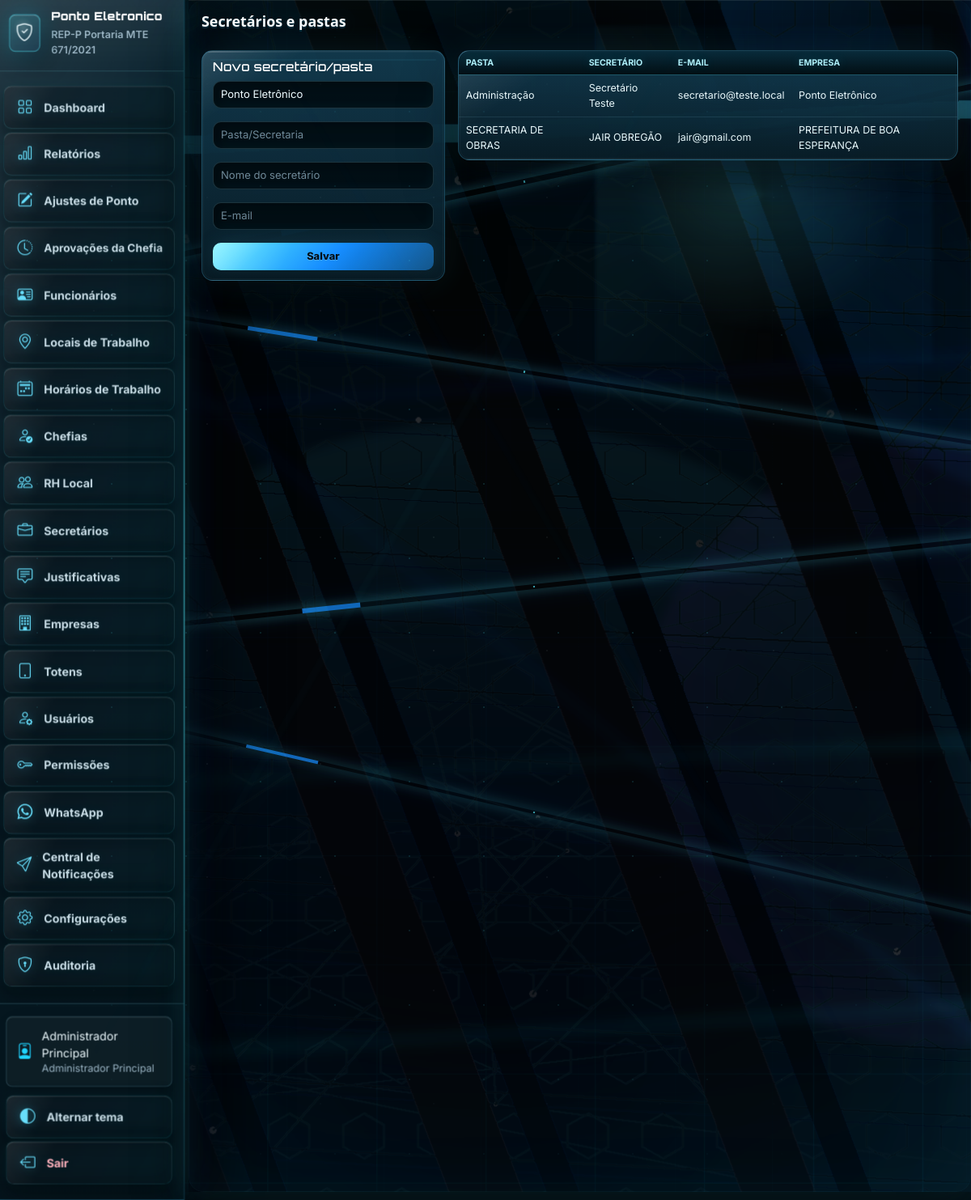
Page /secretarios (signed in) on the committed database.
### tables this page shows
CREATE TABLE usuarios (
            id INTEGER PRIMARY KEY AUTOINCREMENT,
            nome TEXT NOT NULL,
            login TEXT UNIQUE NOT NULL,
            senha TEXT NOT NULL,
            perfil TEXT NOT NULL
        , funcionario_id INTEGER, ativo INTEGER NOT NULL DEFAULT 1, rh_local_id INTEGER, chefia_id INTEGER, secretario_id INTEGER, cpf TEXT, email TEXT, telefone TEXT, secretaria_departamento TEXT);

CREATE TABLE secretarios_pastas (
            id INTEGER PRIMARY KEY AUTOINCREMENT,
            empresa_id INTEGER NOT NULL,
            pasta TEXT NOT NULL,
            nome TEXT NOT NULL,
            email TEXT,
            ativo INTEGER NOT NULL DEFAULT 1,
            FOREIGN KEY (empresa_id) REFERENCES empresas(id)
        );

CREATE TABLE empresas (
            id INTEGER PRIMARY KEY AUTOINCREMENT,
            razao_social TEXT NOT NULL,
            nome_fantasia TEXT,
            cnpj TEXT UNIQUE NOT NULL,
            ativa INTEGER NOT NULL DEFAULT 1,
            criado_em TEXT NOT NULL
        );

### app.py (the view, shortened to what this page needs)
@app.route("/secretarios", methods=["GET", "POST"])
@login_required
@perfil_required("Administrador Principal")
def secretarios():
    empresas_rows = query("SELECT * FROM empresas WHERE ativa = 1 ORDER BY razao_social")
    rows = query("""SELECT sp.*, e.nome_fantasia empresa FROM secretarios_pastas sp
                    JOIN empresas e ON e.id = sp.empresa_id ORDER BY sp.pasta, sp.nome""")
    return page_template('pages/secretarios.html', title="Secretários", rows=rows, empresas_rows=empresas_rows)

### app.py (called while the page is built, shortened)
@app.after_request
def add_api_cors_headers(response):
    return response

def get_db():
    if "db" not in g:
        g.db = sqlite3.connect(DB_PATH)
        g.db.row_factory = sqlite3.Row
    return g.db

def query(sql, params=()):
    return get_db().execute(sql, params).fetchall()

def one(sql, params=()):
    return get_db().execute(sql, params).fetchone()

def csrf_token():
    token = session.get("_csrf_token")
    if not token:
        token = secrets.token_urlsafe(32)
        session["_csrf_token"] = token
    return token

def csrf_input():
    return f'<input type="hidden" name="_csrf_token" value="{csrf_token()}">'

@app.before_request
def validate_csrf():
    if request.method != "POST":
        return None

@app.after_request
def security_headers(response):
    response.headers.setdefault("X-Content-Type-Options", "nosniff")
    response.headers.setdefault("X-Frame-Options", "SAMEORIGIN")
    response.headers.setdefault("Referrer-Policy", "strict-origin-when-cross-origin")
    if request.path in ("/totem-facial", "/terminal-ponto") or request.path.startswith("/totem-facial/"):
        response.headers["Cache-Control"] = "no-store, no-cache, must-revalidate, max-age=0"
        response.headers["Pragma"] = "no-cache"
        response.headers["Expires"] = "0"
    return response

def current_user():
    if not session.get("user_id"):
        return None
    return one("SELECT * FROM usuarios WHERE id = ?", (session["user_id"],))

def login_required(view):
    @wraps(view)
    def wrapped(*args, **kwargs):
        if not session.get("user_id"):
            return redirect(url_for("login"))
        return view(*args, **kwargs)
    return wrapped

def perfil_required(*perfis):
    def decorator(view):
        @wraps(view)
        def wrapped(*args, **kwargs):
            user = current_user()
            if not user:
                return redirect(url_for("login"))
            aliases = {
                "RH": "RH Local",
                "Gestor": "Chefia Imediata",
                "Chefia imediata": "Chefia Imediata",
                "Secretário": "Secretário da Pasta",
            }
            perfil = aliases.get(user["perfil"], user["perfil"])
            permitidos = {aliases.get(p, p) for p in perfis}
            if perfil not in permitidos:
                return page("<div class='alert alert-danger'>Acesso negado.</div>", title="Acesso negado"), 403
            return view(*args, **kwargs)
        return wrapped
    return decorator

### templates/pages/secretarios.html
{% extends "base.html" %}
{% block body %}
<div class="mb-4"><h3 class="fw-bold">Secretários e pastas</h3></div>
    <div class="row g-3">
      <div class="col-lg-4"><div class="card"><div class="card-body"><h5>Novo secretário/pasta</h5>
        <form method="post" class="d-grid gap-3">{{ csrf_input()|safe }}
          <select class="form-select" name="empresa_id">{% for e in empresas_rows %}<option value="{{ e.id }}">{{ e.nome_fantasia or e.razao_social }}</option>{% endfor %}</select>
          <input class="form-control" name="pasta" placeholder="Pasta/Secretaria" required>
          <input class="form-control" name="nome" placeholder="Nome do secretário" required>
          <input class="form-control" type="email" name="email" placeholder="E-mail">
          <button class="btn btn-primary">Salvar</button>
        </form>
      </div></div></div>
      <div class="col-lg-8"><div class="card"><div class="table-responsive"><table class="table table-hover mb-0">
        <thead><tr><th>Pasta</th><th>Secretário</th><th>E-mail</th><th>Empresa</th></tr></thead>
        <tbody>{% for r in rows %}<tr><td>{{ r.pasta }}</td><td>{{ r.nome }}</td><td>{{ r.email or '-' }}</td><td>{{ r.empresa }}</td></tr>{% endfor %}</tbody>
      </table></div></div></div>
    </div>
{% endblock %}

### templates/base.html (shortened to what this page needs)
<!doctype html>
<html lang="pt-br" data-bs-theme="dark">
<head>
  <link href="https://cdn.jsdelivr.net/npm/bootstrap@5.3.3/dist/css/bootstrap.min.css" rel="stylesheet">
  <link href="https://cdn.jsdelivr.net/npm/bootstrap-icons@1.11.3/font/bootstrap-icons.css" rel="stylesheet">
  <link href="{{ url_for('static', filename='css/app.css') }}?v={{ asset_version }}" rel="stylesheet">
</head>
<body class="app-shell">
<div class="app-background" aria-hidden="true">
  <img class="app-background-image" src="{{ url_for('static', filename='img/login-data-streams.png') }}?v={{ asset_version }}" alt="">
  <img class="app-background-veil" src="{{ url_for('static', filename='img/tech-veil.png') }}?v={{ asset_version }}" alt="">
  <div class="app-background-streams">
    <span class="app-background-stream app-background-stream-a"></span>
    <span class="app-background-stream app-background-stream-b"></span>
    <span class="app-background-stream app-background-stream-c"></span>
    <span class="app-background-stream app-background-stream-d"></span>
  </div>
</div>
{% if session.get('user_id') %}
<div class="layout d-flex">
  <aside class="sidebar">
    <div class="brand">
      <div class="brand-mark"><i class="bi bi-shield-check"></i></div>
      <div><strong>Ponto Eletronico</strong><small>REP-P Portaria MTE 671/2021</small></div>
    </div>
    <div class="sidebar-scroll">
      {{ nav_links('')|safe }}
    </div>
    <div class="sidebar-footer">
      <div class="user-chip"><i class="bi bi-person-badge"></i><span>{{ user.nome }}<small>{{ user.perfil }}</small></span></div>
      <a class="theme-link" href="{{ url_for('toggle_theme') }}"><i class="bi bi-circle-half"></i> Alternar tema</a>
      <a class="logout-link" href="{{ url_for('logout') }}"><i class="bi bi-box-arrow-left"></i> Sair</a>
    </div>
  </aside>
  <main class="content">
    <div class="content-glow"></div>
{% endif %}
    {% block body %}{{ body|safe }}{% endblock %}
{% if session.get('user_id') %}
  </main>
</div>
{% endif %}
</body>
</html>

### rows in the picture
usuarios: nome "Administrador Principal", perfil "Administrador Principal"
secretarios_pastas: pasta "Administração", nome "Secretário Teste", email "secretario@teste.local", empresa "Ponto Eletrônico"
secretarios_pastas: pasta "SECRETARIA DE OBRAS", nome "JAIR OBREGÃO", email "jair@gmail.com", empresa "PREFEITURA DE BOA ESPERANÇA"

### other values in the picture
form field empresa_id "Ponto Eletrônico"
